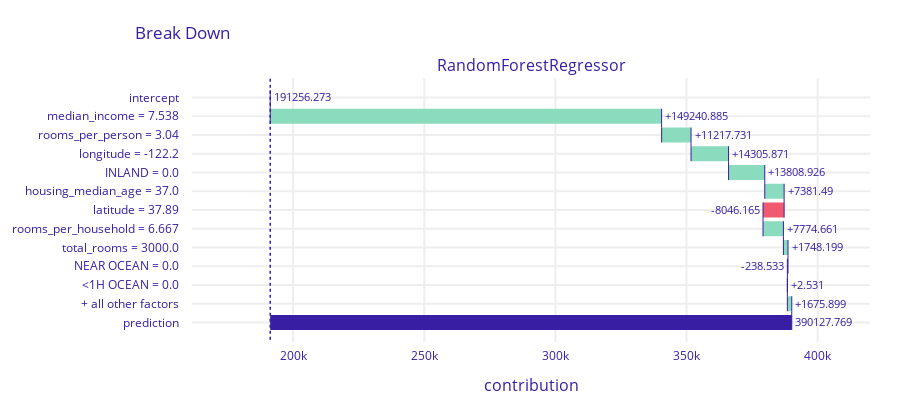

The notebook cell saved with this chart:
### Code cell
pp.plot()

### Figure 1 — Plotly figure (JSON) as saved in the notebook; plotly's stock layout.template omitted (floating-point values rounded to 4 significant figures)
{"data": [{"base": 191300.0, "connector": {"line": {"color": "#371ea3", "dash": "solid", "width": 1}, "mode": "spanning"}, "decreasing": {"marker": {"color": "#f05a71"}}, "hoverinfo": "text+delta", "hoverlabel": {"bgcolor": "rgba(0,0,0,0.8)"}, "hovertext": ["Average response: 191256.273<br>Prediction: 390127.769", "median_income = 7.538<br>increases average response by", "rooms_per_person = 3.04<br>increases average response by", "longitude = -122.2<br>increases average response by", "INLAND = 0.0<br>increases average response by", "housing_median_age = 37.0<br>increases average response by", "latitude = 37.89<br>decreases average response by", "rooms_per_household = 6.667<br>increases average response by", "total_rooms = 3000.0<br>increases average response by", "NEAR OCEAN = 0.0<br>decreases average response by", "<1H OCEAN = 0.0<br>increases average response by", "+ all other factors<br>increases average response by", "Average response: 191256.273<br>Prediction: 390127.769"], "increasing": {"marker": {"color": "#8bdcbe"}}, "measure": ["relative", "relative", "relative", "relative", "relative", "relative", "relative", "relative", "relative", "relative", "relative", "relative", "total"], "orientation": "h", "showlegend": false, "text": ["191256.273", "+149240.885", "+11217.731", "+14305.871", "+13808.926", "+7381.49", "-8046.165", "+7774.661", "+1748.199", "-238.533", "+2.531", "+1675.899", "390127.769"], "textposition": "outside", "totals": {"marker": {"color": "#371ea3"}}, "type": "waterfall", "x": [0, 149200.0, 11220.0, 14310.0, 13810.0, 7381.0, -8046.0, 7775.0, 1748.0, -238.5, 2.531, 1676.0, 198900.0], "xaxis": "x", "y": ["intercept", "median_income = 7.538", "rooms_per_person = 3.04", "longitude = -122.2", "INLAND = 0.0", "housing_median_age = 37.0", "latitude = 37.89", "rooms_per_household = 6.667", "total_rooms = 3000.0", "NEAR OCEAN = 0.0", "<1H OCEAN = 0.0", "+ all other factors", "prediction"], "yaxis": "y"}], "layout": {"annotations": [{"font": {"size": 16}, "showarrow": false, "text": "RandomForestRegressor", "x": 0.5, "xanchor": "center", "xref": "paper", "y": 1, "yanchor": "bottom", "yref": "paper"}, {"font": {"size": 16}, "showarrow": false, "text": "contribution", "x": 0.5, "xanchor": "center", "xref": "paper", "y": 0, "yanchor": "top", "yref": "paper", "yshift": -30}], "font": {"color": "#371ea3"}, "height": 413, "margin": {"b": 71, "r": 30, "t": 78}, "shapes": [{"line": {"color": "#371ea3", "dash": "dot", "width": 1.5}, "type": "line", "x0": 191300.0, "x1": 191300.0, "xref": "x", "y0": -1, "y1": 13, "yref": "y"}], "title": {"text": "Break Down", "x": 0.15}, "xaxis": {"anchor": "y", "automargin": true, "domain": [0, 1], "fixedrange": true, "gridwidth": 2, "range": [161400.0, 420000.0], "tickcolor": "white", "ticklen": 3, "ticks": "outside", "type": "linear", "zeroline": false}, "yaxis": {"anchor": "x", "automargin": true, "autorange": "reversed", "domain": [0, 1], "fixedrange": true, "gridwidth": 2, "tickcolor": "white", "ticklen": 10, "ticks": "outside", "type": "category"}}}
